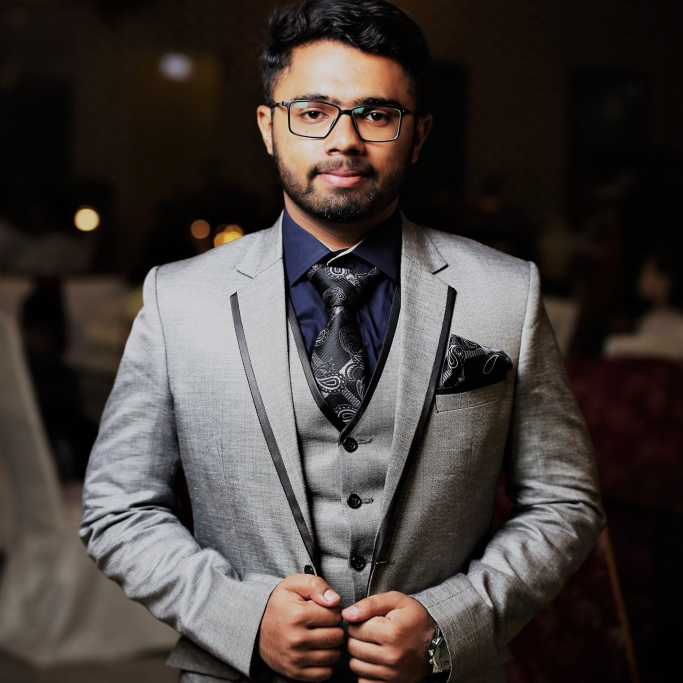
#> input picture num4291.jpg, 1365 x 1365 px (shown at 1/2 size)
$ python numpy_4291.py
#> lines starting #> are read from the running program, lines starting #| are printed output that depends on the picture

from PIL import Image
from numpy import asarray

img= Image.open("num4291.jpg")
#> img is the input picture: PIL image 1365x1365 RGB; mean R, G, B 69.6, 62.4, 59.2
numpydata = asarray(img)


print(numpydata)
#> (printed output is left out)
def crop_center(img,cropx,cropy):
#> called with cropx = 750, cropy = 750
    y,x,c = img.shape
#> y = 1365; x = 1365; c = 3
    startx = x//2 - cropx//2
#> startx = 307
    starty = y//2 - cropy//2
#> starty = 307
    return img[starty:starty+cropy, startx:startx+cropx, :]
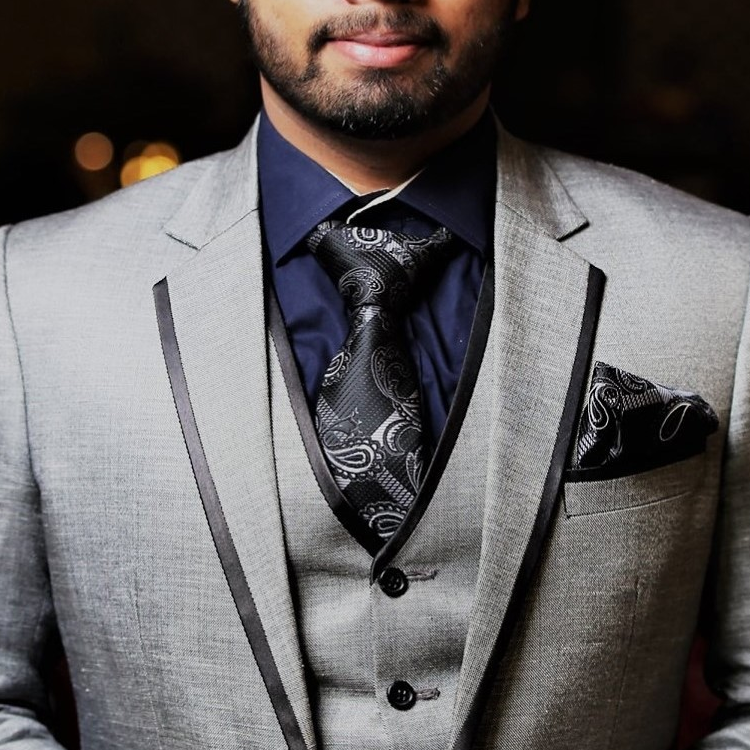
#> returned value: shape (750, 750, 3); mean of channels 0, 1, 2 97.6, 94.5, 95.2; drawn as R, G, B

im2=crop_center(numpydata,750,750)
print(im2)
#> (printed output is left out)

img = Image.fromarray(im2, 'RGB')
img.save('my.png')
img.show()
